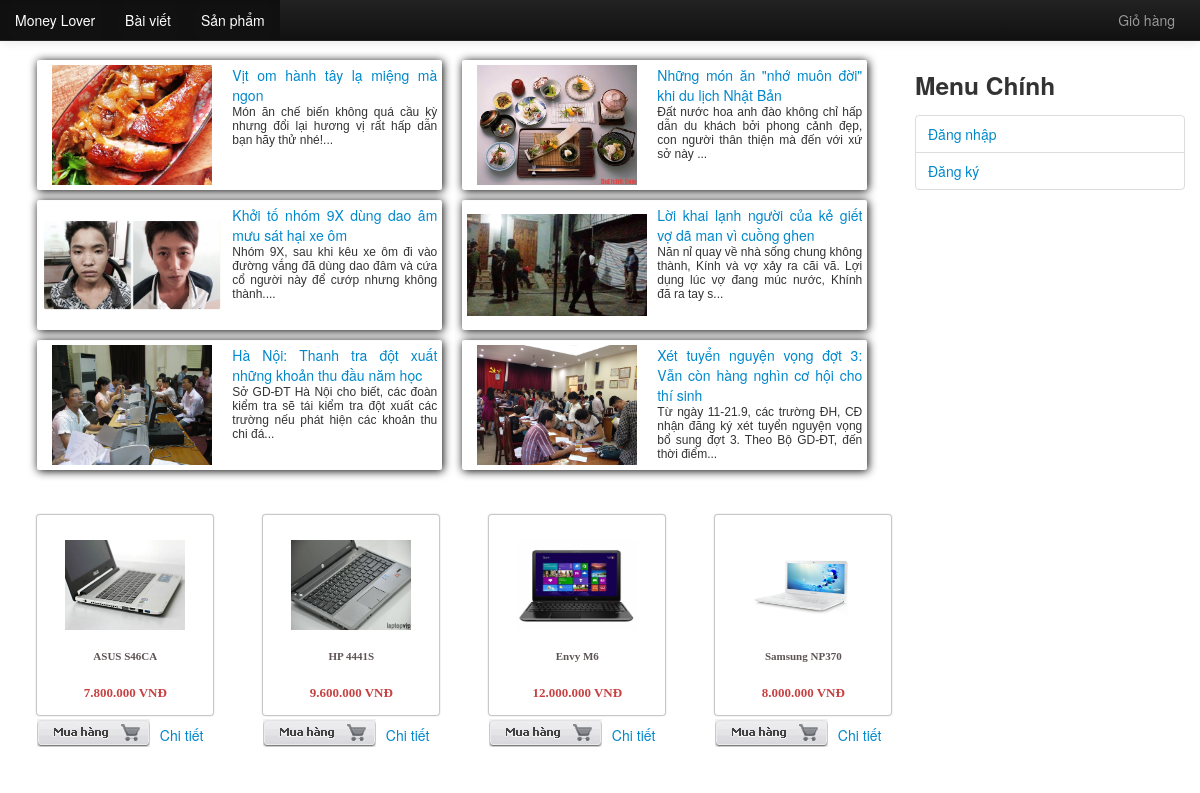
The page / on the database its author committed.
### tables this page shows
CREATE TABLE `posts` (
  `id` int(11) NOT NULL,
  `title` text NOT NULL,
  `summary` text NOT NULL,
  `content-main` text NOT NULL,
  `image` text NOT NULL,
  `id_poster` int(11) NOT NULL
);

CREATE TABLE `products` (
  `id` int(11) NOT NULL,
  `name` varchar(255) NOT NULL,
  `price` int(11) NOT NULL,
  `image` text NOT NULL,
  `info` text NOT NULL,
  `id_poster` int(11) NOT NULL
);

### includes/common.php (called while the page is built, shortened)
<?php
function isLogged() {
    if (empty($_SESSION['logged'])) {
        return false;
    }
    return $_SESSION['logged'];
}
function render($file, $data) {
    extract($data);
    include ROOT . DS . 'views' . DS . $file;
}

### controllers/index.php (called while the page is built)
<?php
function index_index() {
    $data = array();
    $data['posts'] = model('post')->getPostIndex();
    $data['products'] = model('product')->getProductIndex();
    $data['template_file'] = 'index/index.php';
    render("layout.php", $data);
}

### index.php (called while the page is built, shortened)
<?php
require ROOT . DS . 'includes' . DS . 'common.php';
$controller = empty($_GET['c']) ? 'index' : strtolower($_GET['c']);
$method = empty($_GET['m']) ? 'index' : strtolower($_GET['m']);
$c_file = ROOT . DS . 'controllers' . DS . $controller . '.php';
$m_func = $controller . '_' . $method;
if (is_readable($c_file)) {
    call_user_func($m_func);
} else {
    die("Page not found !");
}

### includes/db.php (called while the page is built, shortened)
<?php
function db_get_all($sql) {
    $result = mysql_query($sql);
    $data = array();
    if ($result) {
        while ($row = mysql_fetch_assoc($result)) {
            $data[] = $row;
        }
    }
    return $data;
}

### models/post.php (called while the page is built, shortened)
<?php
class Post extends Model {
    public $table = "posts";
    public $primary_key = "id";
    public function getPostIndex() {
        $sql = "SELECT * FROM {$this->table} ORDER BY {$this->primary_key} DESC LIMIT 0,6";
        return db_get_all($sql);
    }
}

### models/product.php (called while the page is built, shortened)
<?php
class Product extends Model {
    public $table = "products";
    public $primary_key = "id";
    public function getProductIndex() {
        $sql = "SELECT * FROM {$this->table} ORDER BY {$this->primary_key} DESC LIMIT 0,4";
        return db_get_all($sql);
    }
}

### views/index/index.php (the view, shortened to what this page needs)
<link href="styles/css/allpost.css" rel="stylesheet" type="text/css"/>
<div class='span12 main input-form' style="margin-bottom: 40px;">
    <?php
    foreach ($data['posts'] as $p):
        ?>
        <div class="post-item">
            <div class="img-post-item">
                <div class="format-img">
                    <img src="<?php echo IMAGE_POST . $p['image'] ?>" alt="post-image"/>
                </div>
            </div>
            <div class="right-post-list">
                <div class="title">
                    <a href="index.php?c=post&m=viewPost&id=<?php echo $p['id'] ?>"><span><?php echo $p['title'] ?></span></a>
                </div>
                <div class="summary">
                    <p><?php echo substr($p['summary'], 0, 150) . "..." ?></p>
                </div>
            </div>
        </div>
        <?php
    endforeach;
    ?>
</div>
<link href="styles/css/item.css" rel="stylesheet" type="text/css"/>
<div class="span12">
    <?php
    foreach ($data['products'] as $p):
        ?>
        <div class="pro-item">
            <div class="img_item">
                <div class="format_img">
                    <img src="<?php echo IMAGE_PRODUCT . $p['image'] ?>" alt="<?php echo $p['name'] ?>" width="120px" height="90px">
                </div>
            </div>
            <div class="name_item">
                <span><?php echo $p['name'] ?></span>
            </div>
            <div class="cost_item">
                <span><?php echo number_format($p['price'], 0, ',', '.') ?> VNĐ</span>
            </div>
            <a class="buy_item" href="javascript:buyitem(<?php echo $p['id'] ?>)"></a>
            <a class="viewdetail" href="index.php?c=product&m=detail&id=<?php echo $p['id'] ?>">Chi tiết</a>
        </div>
        <?php
    endforeach;
    ?>
</div>

### views/layout.php (shortened to what this page needs)
<!DOCTYPE html>
<html>
    <head>
        <link rel="stylesheet" href="./styles/css/bootstrap.min.css">
        <link rel="stylesheet" href="./styles/css/styles.css">
    </head>
    <body>
        <div class='container'>
            <div class='navbar navbar-inverse navbar-fixed-top'>
                <div class='navbar-inner nav-collapse' style="height: auto;">
                    <ul class="nav">
                        <li class="active"><a href="index.php">Money Lover</a></li>
                        <li class="active"><a href="index.php?c=post&m=allPost">Bài viết</a></li>
                        <li class="active"><a href="index.php?c=product&m=allPro">Sản phẩm</a></li>
                    </ul>
                    <ul class="nav" style="float: right; position: relative;">
                        <li><a href="#cart" id="btn-cart">Giỏ hàng</a></li>
                        <link href="styles/css/cart.css" rel="stylesheet" type="text/css"/>
                    </ul>
                </div>
            </div>
            <div id='content' class='row-fluid'>
                <div class='span9 main'>
                    <?php include ROOT . DS . 'views' . DS . $template_file; ?>
                </div>
                <div class='span3 sidebar'>
                    <?php include ROOT . DS . 'views' . DS . 'blocks' . DS . 'sidebar.php'; ?>
                </div>
            </div>
        </div>
    </body>
</html>

### views/blocks/sidebar.php
<h3>Menu Chính</h3>
<ul class="nav nav-tabs nav-stacked">
    <?php if ($logged = isLogged()): ?>
        <li><a href="#">Welcome <strong><?php echo $logged['name']; ?></strong></a></li>
        <li><a href="index.php?c=post&m=add">Đăng bài viết mới</a></li>
        <li><a href="index.php?c=post&m=manager">Quản lý bài viết</a></li>
        <li><a href="index.php?c=product&m=add">Thêm sản phẩm</a></li>
        <li><a href="index.php?c=product&m=manager">Quản lý sản phẩm</a></li>
        <li><a href="index.php?c=auth&m=logout">Đăng xuất</a></li>
    <?php else: ?>
        <li><a href="index.php?c=auth&m=login">Đăng nhập</a></li>
        <li><a href="index.php?c=auth&m=register">Đăng ký</a></li>
    <?php endif; ?>
</ul>

### styles/css/styles.css (style rules this page uses)
#content { margin-top: 55px; }
body { overflow-y: scroll; }

### styles/css/cart.css (style rules this page uses)
a#btn-cart { color: #999; }

### styles/css/allpost.css (style rules this page uses)
.post-item { width: 400px; height: 120px; float: left; margin: 5px 20px 5px 0; //border-bottom: 1px solid #000; padding: 5px 5px 5px 0; box-shadow: 1px 1px 10px #000; border-radius: 2px; }
.img-post-item { width: 180px; height: 120px; float: left; }
.img-post-item .format-img { position: relative; width: 180px; height: 120px; margin-left: 5px; }
.post-item .img-post-item img { max-width: 180px; max-height: 120px; position: absolute; top: 0; bottom: 0; left: 0; right: 0; margin: auto; }
.post-item .right-post-list { width: 205px; float: right; padding-left: 5px; }
.post-item .right-post-list .title { text-align: justify; }
.post-item .right-post-list .summary { text-align: justify; font: 400 12px/14px Arial, Helvetica, sans-serif; }

### styles/css/item.css (style rules this page uses)
.pro-item { border-radius: 2px; width: 176px; height: 200px; float: left; box-shadow: 0px 0px 2px #2A2A2A; margin: 0 50px 50px 0; position: relative; }
.pro-item:nth-child(4n) { margin: 0 0 50px 0; }
.pro-item .img_item { margin-top: 10px; }
.pro-item .img_item .format_img { position: relative; margin: auto; width: 120px; height: 120px; }
.pro-item .img_item .format_img img { position: absolute; top: 0; bottom: 0; margin: auto; z-index: 1; display: block; width: 120px; height: 90px; }
.pro-item .name_item { padding: 5px 0; height: 30px; color: #5e5454; width: 176px; text-align: center; font: bold 11px tahoma; cursor: context-menu; }
.pro-item .cost_item span { width: 176px; text-align: center; color: #c64141; font: bold 13px tahoma; display: block; cursor: context-menu; }
.pro-item a.viewdetail { position: absolute; right: 10px; bottom: -30px; }
.pro-item a.buy_item { display: block; width: 113px; height: 28px; background: url('../../public/image/layout/icon-buy.png'); position: absolute; left: 0; bottom: -32px; }

### rows shown on the page
posts: image (picture), title "Vịt om hành tây lạ miệng mà ngon", summary "Món ăn chế biến không quá cầu kỳ nhưng đổi lại hương vị rất hấp dẫn bạn hãy thử nhé!"
posts: image (picture), title "Những món ăn \"nhớ muôn đời\" khi du lịch Nhật Bản", summary "Đất nước hoa anh đào không chỉ hấp dẫn du khách bởi phong cảnh đẹp, con người thân thiện mà đến với xứ sở này"
posts: image (picture), title "Khởi tố nhóm 9X dùng dao âm mưu sát hại xe ôm", summary "Nhóm 9X, sau khi kêu xe ôm đi vào đường vắng đã dùng dao đâm và cứa cổ người này để cướp nhưng không thành."
posts: image (picture), title "Lời khai lạnh người của kẻ giết vợ dã man vì cuồng ghen", summary "Năn nỉ quay về nhà sống chung không thành, Kính và vợ xảy ra cãi vã. Lợi dụng lúc vợ đang múc nước, Khính đã ra tay s"
posts: image (picture), title "Hà Nội: Thanh tra đột xuất những khoản thu đầu năm học", summary "Sở GD-ĐT Hà Nội cho biết, các đoàn kiểm tra sẽ tái kiểm tra đột xuất các trường nếu phát hiện các khoản thu chi đá"
posts: image (picture), title "Xét tuyển nguyện vọng đợt 3: Vẫn còn hàng nghìn cơ hội cho thí sinh", summary "Từ ngày 11-21.9, các trường ĐH, CĐ nhận đăng ký xét tuyển nguyện vọng bổ sung đợt 3. Theo Bộ GD-ĐT, đến thời điểm"
products: image (picture), name "ASUS S46CA", price "7.800.000"
products: image (picture), name "HP 4441S", price "9.600.000"
products: image (picture), name "Envy M6", price "12.000.000"
products: image (picture), name "Samsung NP370", price "8.000.000"
